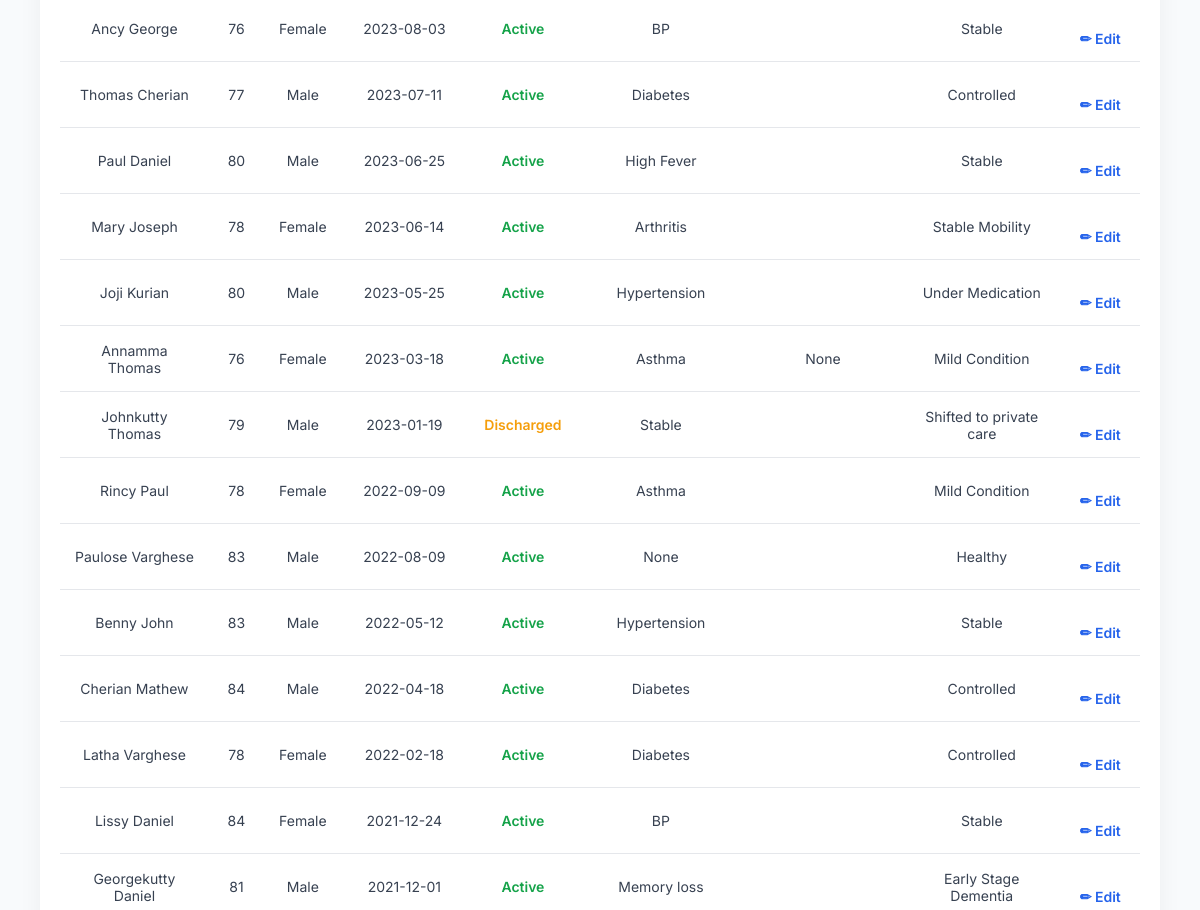
The page /admin/inmates (signed in, middle part) on the database as committed earlier.
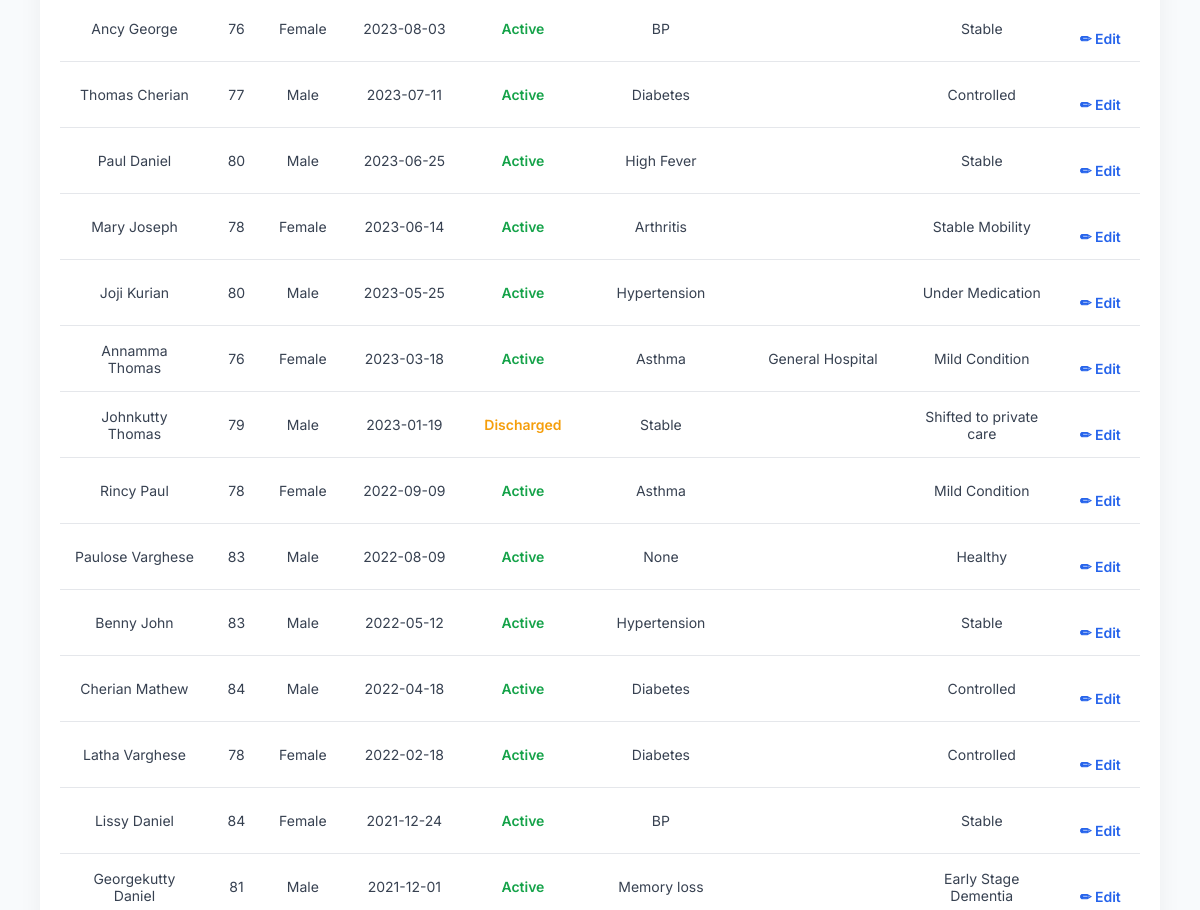
The same page on the database as committed later.
### tables this page shows
CREATE TABLE inmates(
        id INTEGER PRIMARY KEY AUTOINCREMENT,
        name TEXT,
        age INTEGER,
        gender TEXT,
        admission_date TEXT,
        status TEXT,
        illness TEXT,
        hospital_details TEXT,
        notes TEXT,
        date_of_death TEXT,
        previous_status TEXT,
        status_updated_date TEXT
    );

### app.py (the view)
@app.route("/admin/inmates")
def view_inmates():
    if "admin" not in session:
        return redirect("/")
    db = get_db()
    inmates = db.execute(
        "SELECT * FROM inmates ORDER BY admission_date DESC"
    ).fetchall()
    return render_template("inmates.html", inmates=inmates)

### app.py (called while the page is built)
def get_db():
    conn = sqlite3.connect(DB)
    conn.row_factory = sqlite3.Row
    return conn

### templates/inmates.html (shortened to what this page needs)
<!DOCTYPE html>
<html lang="en">
<head>
    <link rel="stylesheet" href="{{ url_for('static', filename='style.css') }}">
</head>
<body>
<div class="container">
    <div class="table-wrapper">
        <table class="inmate-table">
            <tbody>
            {% for inmate in inmates %}
                <tr>
                    <td>{{ inmate['name'] }}</td>
                    <td>{{ inmate['age'] }}</td>
                    <td>{{ inmate['gender'] }}</td>
                    <td>{{ inmate['admission_date'] }}</td>
                    <td>
                        {% if inmate['status'] == 'Active' %}
                            <span style="color:#16a34a; font-weight:600;">Active</span>
                        {% elif inmate['status'] == 'Discharged' %}
                            <span style="color:#f59e0b; font-weight:600;">Discharged</span>
                        {% elif inmate['status'] == 'Hospitalized' %}
                            <span style="color:#2563eb; font-weight:600;">Hospitalized</span>
                        {% else %}
                            <span style="color:#dc2626; font-weight:600;">Deceased</span>
                        {% endif %}
                    </td>
                    <td>{{ inmate['illness'] }}</td>
                    <td>{{ inmate['hospital_details'] }}</td>
                    <td>{{ inmate['notes'] }}</td>
                    <td>
                        <a href="/admin/edit-inmate/{{ inmate['id'] }}" class="edit-btn">
                            ✏ Edit
                        </a>
                    </td>
                </tr>
            {% endfor %}
            </tbody>
        </table>
    </div>
</div>
</body>
</html>

Rows that differ between the two databases and show on the page:
changed inmates "Annamma Thomas": hospital_details "None" → "General Hospital"
